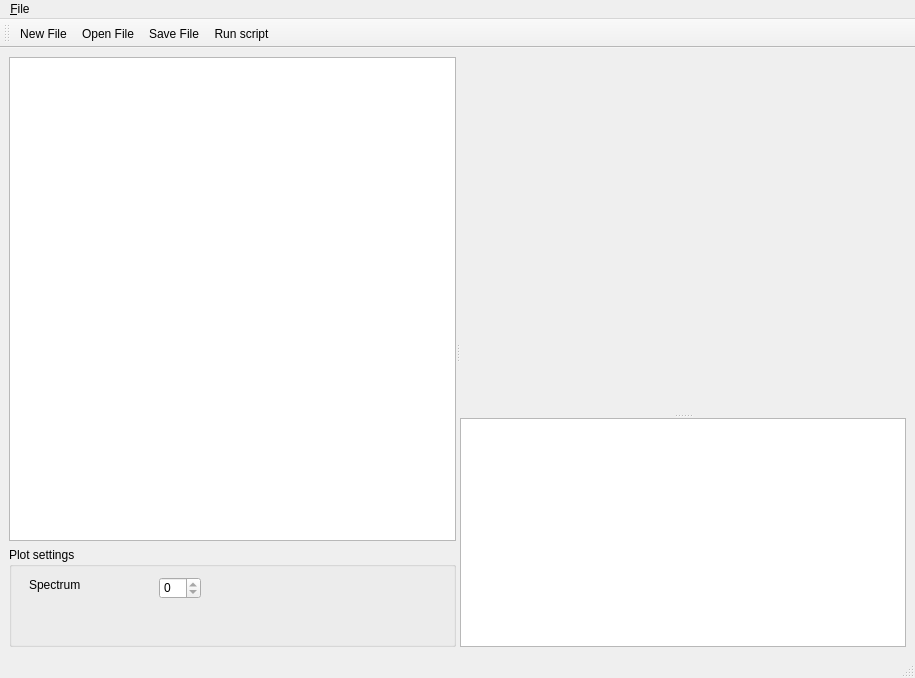
<?xml version="1.0" encoding="UTF-8"?>
<ui version="4.0">
 <class>MainWindow</class>
 <widget class="QMainWindow" name="MainWindow">
  <property name="geometry">
   <rect>
    <x>0</x>
    <y>0</y>
    <width>915</width>
    <height>678</height>
   </rect>
  </property>
  <property name="windowTitle">
   <string>JaBS</string>
  </property>
  <widget class="QWidget" name="centralwidget">
   <layout class="QHBoxLayout" name="horizontalLayout">
    <item>
     <widget class="QSplitter" name="splitter_2">
      <property name="orientation">
       <enum>Qt::Horizontal</enum>
      </property>
      <widget class="QWidget" name="verticalLayoutWidget">
       <layout class="QVBoxLayout" name="verticalLayout">
        <item>
         <widget class="CodeEditor" name="plainTextEdit"/>
        </item>
        <item>
         <widget class="QGroupBox" name="groupBox">
          <property name="minimumSize">
           <size>
            <width>150</width>
            <height>100</height>
           </size>
          </property>
          <property name="title">
           <string>Plot settings</string>
          </property>
          <widget class="QLabel" name="label">
           <property name="geometry">
            <rect>
             <x>20</x>
             <y>30</y>
             <width>60</width>
             <height>16</height>
            </rect>
           </property>
           <property name="text">
            <string>Spectrum</string>
           </property>
          </widget>
          <widget class="QSpinBox" name="plotSpinBox">
           <property name="geometry">
            <rect>
             <x>150</x>
             <y>30</y>
             <width>42</width>
             <height>22</height>
            </rect>
           </property>
           <property name="maximum">
            <number>0</number>
           </property>
          </widget>
         </widget>
        </item>
       </layout>
      </widget>
      <widget class="QSplitter" name="splitter">
       <property name="orientation">
        <enum>Qt::Vertical</enum>
       </property>
       <widget class="SpectrumPlot" name="widget" native="true">
        <property name="sizePolicy">
         <sizepolicy hsizetype="Expanding" vsizetype="Expanding">
          <horstretch>0</horstretch>
          <verstretch>0</verstretch>
         </sizepolicy>
        </property>
        <property name="minimumSize">
         <size>
          <width>300</width>
          <height>300</height>
         </size>
        </property>
       </widget>
       <widget class="QTextEdit" name="msgTextEdit">
        <property name="sizePolicy">
         <sizepolicy hsizetype="Expanding" vsizetype="Expanding">
          <horstretch>0</horstretch>
          <verstretch>0</verstretch>
         </sizepolicy>
        </property>
        <property name="minimumSize">
         <size>
          <width>300</width>
          <height>100</height>
         </size>
        </property>
        <property name="readOnly">
         <bool>true</bool>
        </property>
        <property name="html">
         <string>&lt;!DOCTYPE HTML PUBLIC &quot;-//W3C//DTD HTML 4.0//EN&quot; &quot;http://www.w3.org/TR/REC-html40/strict.dtd&quot;&gt;
&lt;html&gt;&lt;head&gt;&lt;meta name=&quot;qrichtext&quot; content=&quot;1&quot; /&gt;&lt;style type=&quot;text/css&quot;&gt;
p, li { white-space: pre-wrap; }
&lt;/style&gt;&lt;/head&gt;&lt;body style=&quot; font-family:'.AppleSystemUIFont'; font-size:13pt; font-weight:400; font-style:normal;&quot;&gt;
&lt;p style=&quot;-qt-paragraph-type:empty; margin-top:0px; margin-bottom:0px; margin-left:0px; margin-right:0px; -qt-block-indent:0; text-indent:0px;&quot;&gt;&lt;br /&gt;&lt;/p&gt;&lt;/body&gt;&lt;/html&gt;</string>
        </property>
       </widget>
      </widget>
     </widget>
    </item>
   </layout>
  </widget>
  <widget class="QMenuBar" name="menubar">
   <property name="geometry">
    <rect>
     <x>0</x>
     <y>0</y>
     <width>915</width>
     <height>24</height>
    </rect>
   </property>
   <widget class="QMenu" name="menu_File">
    <property name="title">
     <string>&amp;File</string>
    </property>
    <addaction name="action_Run"/>
    <addaction name="action_New_File"/>
    <addaction name="action_Open_File"/>
    <addaction name="action_Save_File"/>
    <addaction name="action_Save_File_as"/>
    <addaction name="separator"/>
    <addaction name="action_Quit"/>
   </widget>
   <addaction name="menu_File"/>
  </widget>
  <widget class="QStatusBar" name="statusbar"/>
  <widget class="QToolBar" name="toolBar">
   <property name="windowTitle">
    <string>toolBar</string>
   </property>
   <attribute name="toolBarArea">
    <enum>TopToolBarArea</enum>
   </attribute>
   <attribute name="toolBarBreak">
    <bool>false</bool>
   </attribute>
   <addaction name="action_New_File"/>
   <addaction name="action_Open_File"/>
   <addaction name="action_Save_File"/>
   <addaction name="action_Run"/>
  </widget>
  <action name="action_Run">
   <property name="icon">
    <iconset resource="icons.qrc">
     <normaloff>:/icons/play-box.svg</normaloff>:/icons/play-box.svg</iconset>
   </property>
   <property name="text">
    <string>Run script</string>
   </property>
   <property name="toolTip">
    <string>Run script</string>
   </property>
  </action>
  <action name="action_New_File">
   <property name="icon">
    <iconset resource="icons.qrc">
     <normaloff>:/icons/file-document.svg</normaloff>:/icons/file-document.svg</iconset>
   </property>
   <property name="text">
    <string>&amp;New File</string>
   </property>
  </action>
  <action name="action_Open_File">
   <property name="icon">
    <iconset resource="icons.qrc">
     <normaloff>:/icons/folder-open.svg</normaloff>:/icons/folder-open.svg</iconset>
   </property>
   <property name="text">
    <string>&amp;Open File...</string>
   </property>
  </action>
  <action name="action_Quit">
   <property name="text">
    <string>Quit</string>
   </property>
   <property name="toolTip">
    <string>Quit the program</string>
   </property>
  </action>
  <action name="action_Save_File">
   <property name="icon">
    <iconset resource="icons.qrc">
     <normaloff>:/icons/content-save.svg</normaloff>:/icons/content-save.svg</iconset>
   </property>
   <property name="text">
    <string>Save File</string>
   </property>
  </action>
  <action name="action_Save_File_as">
   <property name="text">
    <string>Save File as...</string>
   </property>
  </action>
 </widget>
 <customwidgets>
  <customwidget>
   <class>SpectrumPlot</class>
   <extends>QWidget</extends>
   <header>spectrumplot.h</header>
   <container>1</container>
  </customwidget>
  <customwidget>
   <class>CodeEditor</class>
   <extends>QPlainTextEdit</extends>
   <header>codeeditor.h</header>
  </customwidget>
 </customwidgets>
 <resources>
  <include location="icons.qrc"/>
 </resources>
 <connections/>
</ui>
